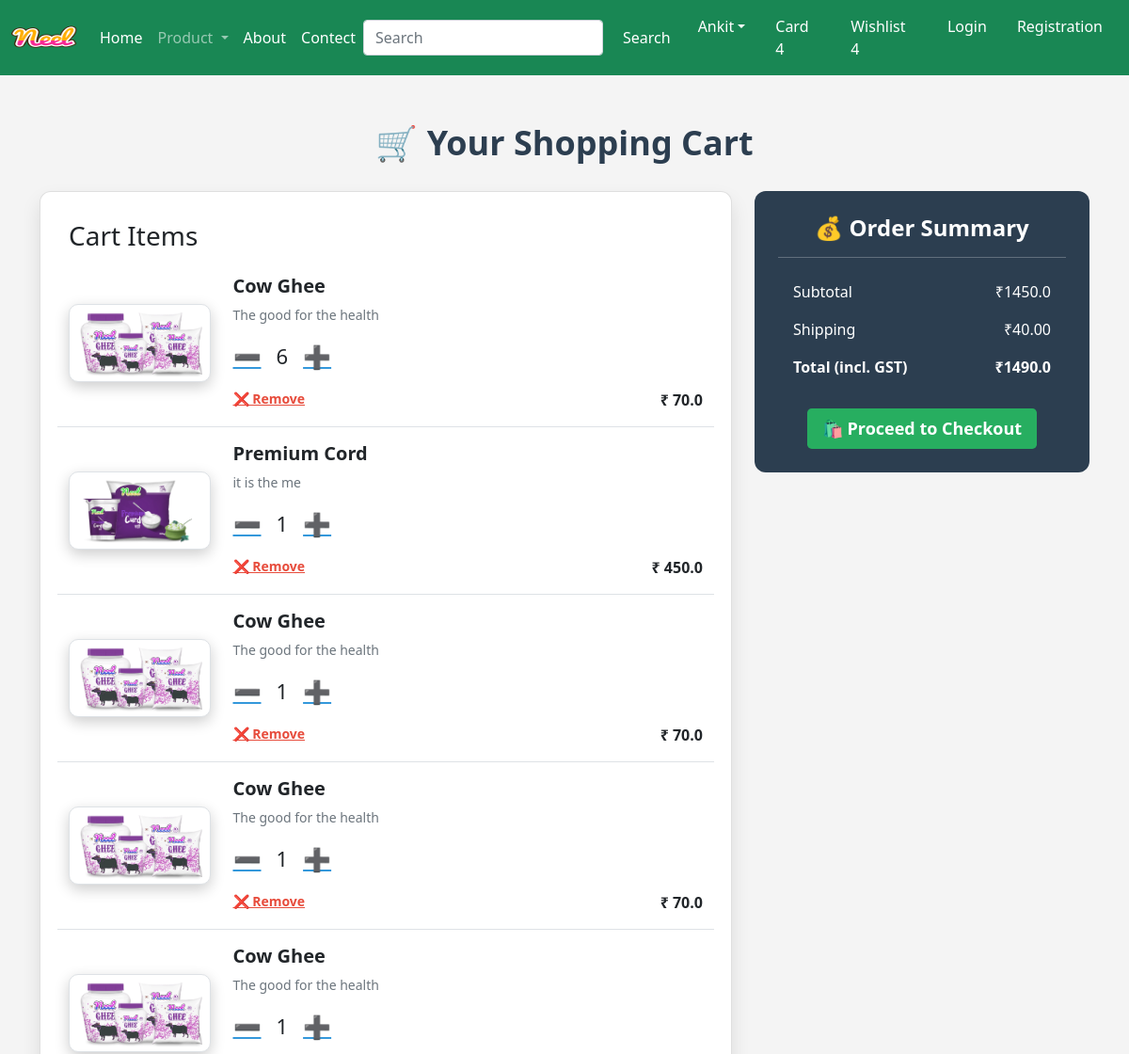
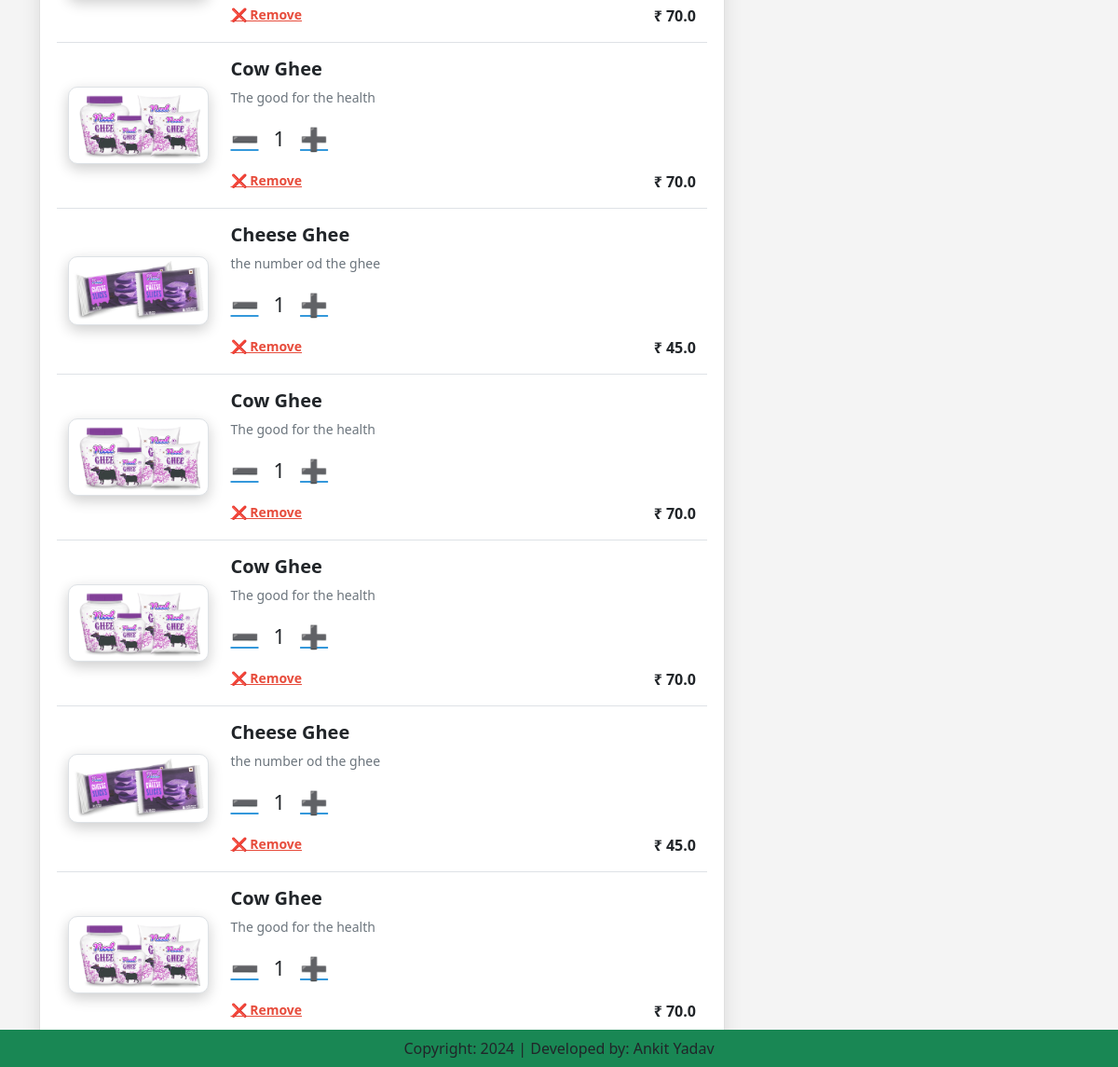
The page /cart/ (signed in) on the database its author committed (2 pictures, top to bottom).
### app/models.py (models this page shows, shortened)
class Cart(models.Model):
    user = models.ForeignKey(User,on_delete=models.CASCADE)
    product= models.ForeignKey(Product,on_delete=models.CASCADE)
    quantity =  models.PositiveBigIntegerField(default=1)

class Product(models.Model):
    title = models.CharField(max_length=100)
    selling_price = models.FloatField()
    discount_price = models.FloatField()
    description = models.TextField(default='', blank=True)
    composition = models.TextField(default='', blank=True)
    prod_app = models.TextField(default='', blank=True)  # Renamed Prodapp for clarity
    category = models.CharField(choices=CATEGORY_CHOICE, max_length=2)
    product_image = models.ImageField(upload_to='product')  # Fixed typo in upload_to

### app/views.py (the view)
# urls.py: path('cart/',views.show_cart, name='showcart'),
def show_cart(request):
    user = request.user
    cart= Cart.objects.filter(user=user)
    amount = 0
    for p in cart:
        value = p.quantity * p.product.discount_price
        amount = amount + value
    totalamount = amount + 40
    return render(request,'app/addtocart.html',locals())

### app/templates/app/addtocart.html (shortened to what this page needs)
{% extends 'app/base.html' %}
{% load static %}
{% block main-content %}
<div class="container">
    <div class="row">
        {% if cart %}
        <h1>🛒 Your Shopping Cart</h1>
        <div class="col-md-8">
            <div class="card">
                <div class="card-body">
                    <h3>Cart Items</h3>
                    {% for item in cart %}
                    <div class="row border-bottom py-3">
                        <div class="col-sm-3 text-center align-self-center">
                            <img src="{{ item.product.product_image.url }}"
                                 alt="{{ item.product.title }}"
                                 class="img-fluid img-thumbnail product-img"
                                 height="160" width="160">
                        </div>
                        <div class="col-sm-9">
                            <h5><strong>{{ item.product.title }}</strong></h5>
                            <p class="mb-2 text-muted small">{{ item.product.description }}</p>
                            <div class="quantity-control my-3">
                                <a class="btn-quantity minus-cart" pid="{{ item.product.id }}">➖</a>
                                <span class="quantity mx-3" id="quantity-{{ item.product.id }}">{{ item.quantity }}</span>
                                <a class="btn-quantity plus-cart" pid="{{ item.product.id }}">➕</a>
                            </div>
                            <div class="d-flex justify-content-between">
                                <a href="#" class="remove-cart" pid="{{ item.product.id }}">❌ Remove</a>
                                <p class="mb-0"><strong>₹ {{ item.product.discount_price }}</strong></p>
                            </div>
                        </div>
                    </div>
                    {% endfor %}
                </div>
            </div>
        </div>
        <div class="col-md-4">
            <div class="summary-card">
                <h4>💰 Order Summary</h4>
                <hr>
                <ul class="list-group">
                    <li class="list-group-item d-flex justify-content-between align-items-center">
                        Subtotal <span>₹{{ amount }}</span>
                    </li>
                    <li class="list-group-item d-flex justify-content-between align-items-center">
                        Shipping <span>₹40.00</span>
                    </li>
                    <li class="list-group-item d-flex justify-content-between align-items-center">
                        <strong>Total (incl. GST)</strong>
                        <span><strong>₹{{ totalamount }}</strong></span>
                    </li>
                </ul>
                <div class="mt-4">
                    <a href="{% url 'checkout' %}" class="btn btn-primary btn-lg">🛍️ Proceed to Checkout</a>
                </div>
            </div>
        </div>
        {% else %}
        <h1 class="text-center mb-5">Your Cart is Empty 😞</h1>
        {% endif %}
    </div>
</div>
{% endblock main-content %}

### app/templates/app/base.html (shortened to what this page needs)
<!DOCTYPE html>
{% load static %}
<html lang="en">
<head>
    <link href="https://cdn.jsdelivr.net/npm/bootstrap@5.0.2/dist/css/bootstrap.min.css" rel="stylesheet">
    <link rel="stylesheet" href="{% static 'app/css/owl.carousel.min.css' %}">
    <link rel="stylesheet" href="{% static 'app/css/all.min.css' %}">
    <link rel="stylesheet" href="{% static 'app/css/style.css' %}">
</head>
<body>
    <nav class="navbar navbar-expand-lg navbar-dark bg-success">
        <div class="container-fluid">
            <a class="navbar-brand" href="#">
                <img src="{% static 'app/images/neel.png' %}" alt="Image description" width="70" height="50"/>
            </a>
            <div class="collapse navbar-collapse" id="navbarSupportedContent">
                <ul class="navbar-nav me-auto mb-2 mb-lg-0">
                    {% if request.user.is_authenticated %}
                    <li class="nav-item">
                        <a class="nav-link active" aria-current="page" href="/">Home</a>
                    </li>
                    <li class="nav-item dropdown">
                        <a class="nav-link dropdown-toggle" href="#" id="navbarDropdown" role="button" data-bs-toggle="dropdown" aria-expanded="false">
                            Product
                        </a>
                    </li>
                    <li class="nav-item">
                        <a class="nav-link text-white" href="{% url 'about'%}">About</a>
                    </li>
                    <li class="nav-item">
                        <a class="nav-link text-white" href="{% url 'contact' %}">Contect</a>
                    </li>
                </ul>
                <form class="d-flex">
                    <input class="form-control me-2" type="search" placeholder="Search" aria-label="Search">
                    <button class="btn btn-outline-success text-white" type="submit">Search</button>
                </form>
            </div>
            <ul class="navbar-nav me-auto mb-2 mb-lg-0">
                <li class="nav-item dropdown mx-2">
                    <a class="nav-link dropdown-toggle text-white" href="#"
                       id="profileDropdown" role="button" data-bs-toggle="dropdown"
                       aria-expanded="false">Ankit</a>
                </li>
                <li class="nav-item mx-2">
                    <a href="{% url 'showcart'%}" class="nav-link text-white">Card 4</a>
                </li>
                <li class="nav-item mx-2">
                    <a href="#" class="nav-link text-white">Wishlist 4</a>
                </li>
                {% endif %}
                <li class="nav-item mx-2">
                    <a href="{% url 'login' %}" class="nav-link text-white">Login</a>
                </li>
                <li class="nav-item mx-2">
                    <a href="{% url 'customerregistration' %}" class="nav-link text-white">Registration</a>
                </li>
            </ul>
        </div>
    </nav>
    {% block main-content %}{% endblock main-content %}
    <footer class="container-fluid fixed-bottom bg-success text-center p-2 mt-5">
        Copyright: 2024 | Developed by: Ankit Yadav
    </footer>
</body>
</html>

### app/static/app/css/style.css (style rules this page uses)
.card-body { padding: 0px; margin: 0px; }
.card img { transition: transform 0.3s ease-in-out; }

### app/templates/app/addtocart.html (style rules this page uses)
body { background: #f4f4f4; }
.container { margin-top: 50px; }
h1 { font-size: 36px; font-weight: bold; text-align: center; color: #2c3e50; margin-bottom: 30px; }
.card { border-radius: 12px; box-shadow: 0px 10px 20px rgba(0, 0, 0, 0.1); background: #fff; }
.card-body { padding: 30px; }
.product-img { border-radius: 10px; box-shadow: 0px 5px 15px rgba(0, 0, 0, 0.2); }
.quantity-control { font-size: 22px; display: flex; align-items: center; }
.btn-quantity { font-size: 24px; color: #3498db; cursor: pointer; transition: 0.3s; }
.remove-cart { font-size: 14px; font-weight: bold; color: #e74c3c; cursor: pointer; transition: 0.3s; }
.summary-card { background: #2c3e50; color: #fff; border-radius: 12px; padding: 25px; text-align: center; }
.summary-card h4 { font-size: 24px; font-weight: bold; }
.summary-card .list-group-item { background: transparent; color: #fff; border: none; }
.btn-primary { font-size: 18px; font-weight: bold; background: #27ae60; border: none; transition: 0.3s; }

### rows shown on the page
Cart: product.product_image (picture), product "Cow Ghee", product.description "The good for the health", quantity "6", product.discount_price "70.0"
Cart: product.product_image (picture), product "Premium Cord", product.description "it is the me", quantity "1", product.discount_price "450.0"
Cart: product.product_image (picture), product "Cow Ghee", product.description "The good for the health", quantity "1", product.discount_price "70.0"
Cart: product.product_image (picture), product "Cow Ghee", product.description "The good for the health", quantity "1", product.discount_price "70.0"
Cart: product.product_image (picture), product "Cow Ghee", product.description "The good for the health", quantity "1", product.discount_price "70.0"
Cart: product.product_image (picture), product "Cow Ghee", product.description "The good for the health", quantity "1", product.discount_price "70.0"
Cart: product.product_image (picture), product "Cheese Ghee", product.description "the number od the ghee", quantity "1", product.discount_price "45.0"
Cart: product.product_image (picture), product "Cow Ghee", product.description "The good for the health", quantity "1", product.discount_price "70.0"
Cart: product.product_image (picture), product "Cow Ghee", product.description "The good for the health", quantity "1", product.discount_price "70.0"
Cart: product.product_image (picture), product "Cheese Ghee", product.description "the number od the ghee", quantity "1", product.discount_price "45.0"
Cart: product.product_image (picture), product "Cow Ghee", product.description "The good for the health", quantity "1", product.discount_price "70.0"

### other values the page prints
{{ amount }} "1450.0"
{{ totalamount }} "1490.0"
